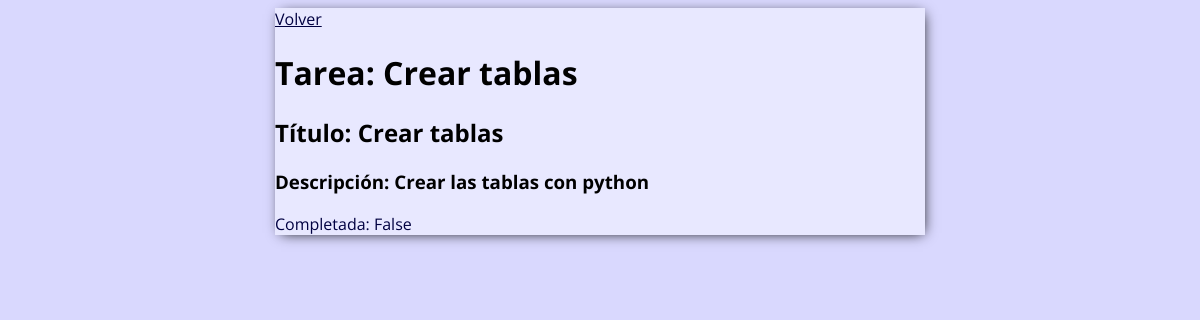
/tarea/1 (signed in), run on an earlier commit of the app's database.
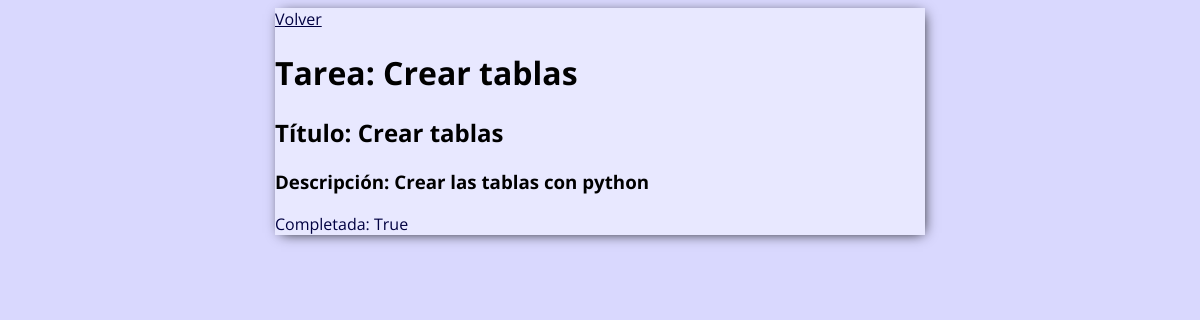
And on a later commit of the database.
### base/models.py (models this page shows)
class Tarea(models.Model):
    usuario = models.ForeignKey(User,
                                on_delete=models.CASCADE,
                                null=True,
                                blank=True)
    titulo = models.CharField(max_length=200)
    descripcion = models.TextField(null=True,
                                blank=True)
    completada = models.BooleanField(default=False)
    creada = models.DateTimeField(auto_now_add=True)
    def __str__(self):
        return self.titulo
    class Meta:
        ordering = ['completada']

### base/views.py (the view)
# urls.py: path('tarea/<int:pk>', DetalleTarea.as_view(), name='tarea'),
class DetalleTarea(LoginRequiredMixin, DetailView):
    model = Tarea
    context_object_name = 'tarea'
    template_name = 'base/tarea.html'

### base/templates/base/tarea.html (shortened to what this page needs)
<!DOCTYPE html>
<html lang="es">
<head>
</head>
<body>
    {% extends 'base/principal.html' %}
    {% block content %}
    <a href="{% url 'tareas' %}">Volver</a>
    <h1>Tarea: {{tarea}}</h1>
    <h2>Título: {{tarea.titulo}}</h2>
    <h3>Descripción: {{tarea.descripcion}}</h3>
    <p>Completada: {{tarea.completada}}</p>
    {% endblock content %}

What changed in the data, as far as the page shows it:
changed Tarea "Crear tablas": completada "False" → "True"
